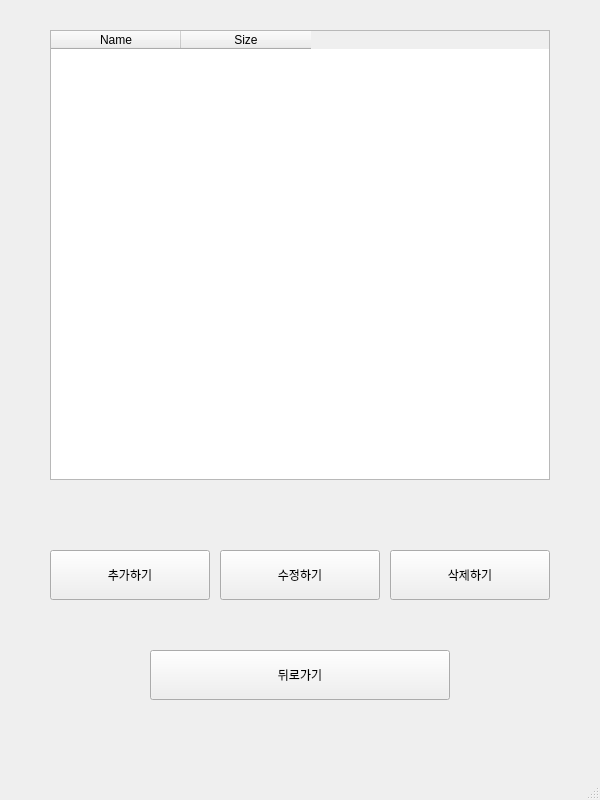
<?xml version="1.0" encoding="UTF-8"?>
<ui version="4.0">
 <class>MainWindow</class>
 <widget class="QMainWindow" name="MainWindow">
  <property name="geometry">
   <rect>
    <x>0</x>
    <y>0</y>
    <width>600</width>
    <height>800</height>
   </rect>
  </property>
  <property name="windowTitle">
   <string>MainWindow</string>
  </property>
  <widget class="QWidget" name="centralwidget">
   <widget class="QPushButton" name="pushButton">
    <property name="geometry">
     <rect>
      <x>150</x>
      <y>650</y>
      <width>300</width>
      <height>50</height>
     </rect>
    </property>
    <property name="text">
     <string>뒤로가기</string>
    </property>
   </widget>
   <widget class="QPushButton" name="Modi_btn">
    <property name="enabled">
     <bool>true</bool>
    </property>
    <property name="geometry">
     <rect>
      <x>220</x>
      <y>550</y>
      <width>160</width>
      <height>50</height>
     </rect>
    </property>
    <property name="text">
     <string>수정하기</string>
    </property>
   </widget>
   <widget class="QPushButton" name="Add_btn">
    <property name="geometry">
     <rect>
      <x>50</x>
      <y>550</y>
      <width>160</width>
      <height>50</height>
     </rect>
    </property>
    <property name="text">
     <string>추가하기</string>
    </property>
   </widget>
   <widget class="QPushButton" name="Del_btn">
    <property name="geometry">
     <rect>
      <x>390</x>
      <y>550</y>
      <width>160</width>
      <height>50</height>
     </rect>
    </property>
    <property name="text">
     <string>삭제하기</string>
    </property>
   </widget>
   <widget class="QTableWidget" name="tableWidget">
    <property name="geometry">
     <rect>
      <x>50</x>
      <y>30</y>
      <width>500</width>
      <height>450</height>
     </rect>
    </property>
    <property name="selectionBehavior">
     <enum>QAbstractItemView::SelectRows</enum>
    </property>
    <attribute name="horizontalHeaderCascadingSectionResizes">
     <bool>false</bool>
    </attribute>
    <attribute name="horizontalHeaderDefaultSectionSize">
     <number>130</number>
    </attribute>
    <column>
     <property name="text">
      <string>Name</string>
     </property>
    </column>
    <column>
     <property name="text">
      <string>Size</string>
     </property>
    </column>
   </widget>
  </widget>
  <widget class="QMenuBar" name="menubar">
   <property name="geometry">
    <rect>
     <x>0</x>
     <y>0</y>
     <width>600</width>
     <height>24</height>
    </rect>
   </property>
  </widget>
  <widget class="QStatusBar" name="statusbar"/>
 </widget>
 <resources/>
 <connections>
  <connection>
   <sender>pushButton</sender>
   <signal>clicked()</signal>
   <receiver>MainWindow</receiver>
   <slot>EditToMain()</slot>
   <hints>
    <hint type="sourcelabel">
     <x>231</x>
     <y>674</y>
    </hint>
    <hint type="destinationlabel">
     <x>116</x>
     <y>708</y>
    </hint>
   </hints>
  </connection>
  <connection>
   <sender>Add_btn</sender>
   <signal>clicked()</signal>
   <receiver>MainWindow</receiver>
   <slot>EditToMapEdit_add()</slot>
   <hints>
    <hint type="sourcelabel">
     <x>165</x>
     <y>596</y>
    </hint>
    <hint type="destinationlabel">
     <x>461</x>
     <y>646</y>
    </hint>
   </hints>
  </connection>
  <connection>
   <sender>Modi_btn</sender>
   <signal>clicked()</signal>
   <receiver>MainWindow</receiver>
   <slot>EditToMapEdit()</slot>
   <hints>
    <hint type="sourcelabel">
     <x>315</x>
     <y>597</y>
    </hint>
    <hint type="destinationlabel">
     <x>485</x>
     <y>668</y>
    </hint>
   </hints>
  </connection>
  <connection>
   <sender>Del_btn</sender>
   <signal>clicked()</signal>
   <receiver>MainWindow</receiver>
   <slot>MapDelete()</slot>
   <hints>
    <hint type="sourcelabel">
     <x>471</x>
     <y>599</y>
    </hint>
    <hint type="destinationlabel">
     <x>571</x>
     <y>506</y>
    </hint>
   </hints>
  </connection>
  <connection>
   <sender>tableWidget</sender>
   <signal>cellClicked(int,int)</signal>
   <receiver>MainWindow</receiver>
   <slot>selected_item_num()</slot>
   <hints>
    <hint type="sourcelabel">
     <x>108</x>
     <y>417</y>
    </hint>
    <hint type="destinationlabel">
     <x>272</x>
     <y>522</y>
    </hint>
   </hints>
  </connection>
 </connections>
 <slots>
  <slot>EditToMain()</slot>
  <slot>EditToMapEdit()</slot>
  <slot>MapDelete()</slot>
  <slot>selected_item_num()</slot>
  <slot>EditToMapEdit_add()</slot>
 </slots>
</ui>
